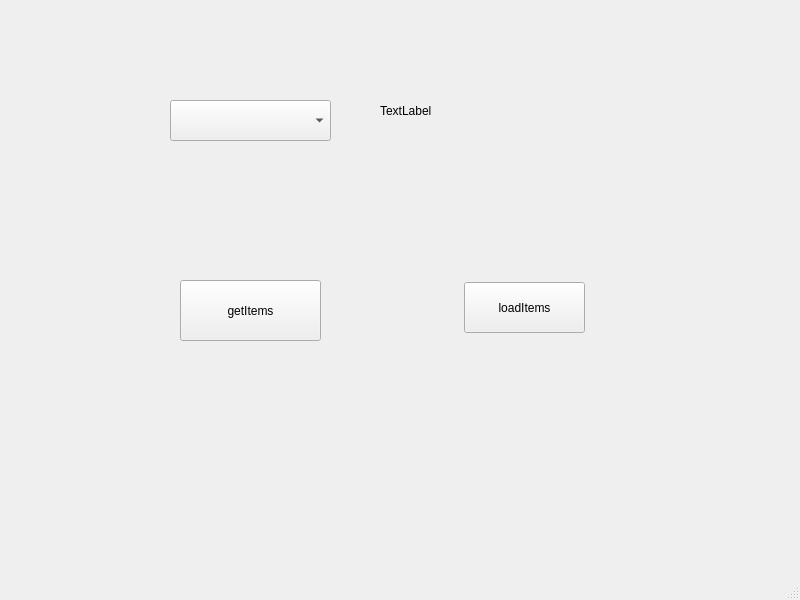
<?xml version="1.0" encoding="UTF-8"?>
<ui version="4.0">
 <class>MainWindow</class>
 <widget class="QMainWindow" name="MainWindow">
  <property name="geometry">
   <rect>
    <x>0</x>
    <y>0</y>
    <width>800</width>
    <height>600</height>
   </rect>
  </property>
  <property name="windowTitle">
   <string>MainWindow</string>
  </property>
  <widget class="QWidget" name="centralwidget">
   <widget class="QComboBox" name="comboBox">
    <property name="geometry">
     <rect>
      <x>170</x>
      <y>100</y>
      <width>161</width>
      <height>41</height>
     </rect>
    </property>
   </widget>
   <widget class="QLabel" name="lbl">
    <property name="geometry">
     <rect>
      <x>380</x>
      <y>60</y>
      <width>281</width>
      <height>101</height>
     </rect>
    </property>
    <property name="text">
     <string>TextLabel</string>
    </property>
   </widget>
   <widget class="QPushButton" name="btnGet">
    <property name="geometry">
     <rect>
      <x>180</x>
      <y>280</y>
      <width>141</width>
      <height>61</height>
     </rect>
    </property>
    <property name="text">
     <string>getItems</string>
    </property>
   </widget>
   <widget class="QPushButton" name="btnLoad">
    <property name="geometry">
     <rect>
      <x>464</x>
      <y>282</y>
      <width>121</width>
      <height>51</height>
     </rect>
    </property>
    <property name="text">
     <string>loadItems</string>
    </property>
   </widget>
  </widget>
  <widget class="QMenuBar" name="menubar">
   <property name="geometry">
    <rect>
     <x>0</x>
     <y>0</y>
     <width>800</width>
     <height>21</height>
    </rect>
   </property>
  </widget>
  <widget class="QStatusBar" name="statusbar"/>
 </widget>
 <resources/>
 <connections/>
</ui>
